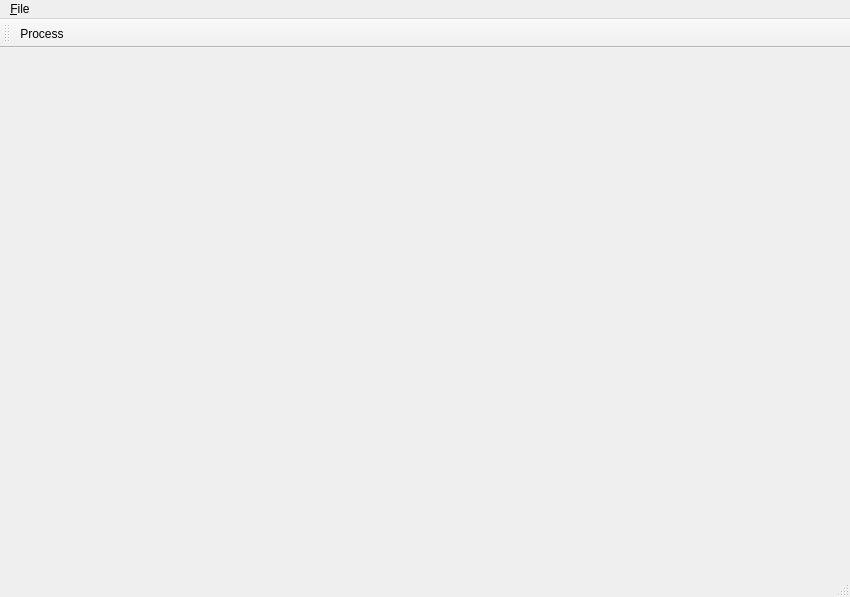
<?xml version="1.0" encoding="UTF-8"?>
<ui version="4.0">
 <class>MainWindow</class>
 <widget class="QMainWindow" name="MainWindow">
  <property name="geometry">
   <rect>
    <x>0</x>
    <y>0</y>
    <width>850</width>
    <height>597</height>
   </rect>
  </property>
  <property name="windowTitle">
   <string>Phase Retieval</string>
  </property>
  <widget class="QWidget" name="centralWidget"/>
  <widget class="QMenuBar" name="menuBar">
   <property name="geometry">
    <rect>
     <x>0</x>
     <y>0</y>
     <width>850</width>
     <height>20</height>
    </rect>
   </property>
   <widget class="QMenu" name="menuFile">
    <property name="title">
     <string>&amp;File</string>
    </property>
    <addaction name="actionOpen_image"/>
    <addaction name="actionExit"/>
   </widget>
   <addaction name="menuFile"/>
  </widget>
  <widget class="QToolBar" name="mainToolBar">
   <attribute name="toolBarArea">
    <enum>TopToolBarArea</enum>
   </attribute>
   <attribute name="toolBarBreak">
    <bool>false</bool>
   </attribute>
   <addaction name="actionProcess"/>
  </widget>
  <widget class="QStatusBar" name="statusBar"/>
  <action name="actionOpen_image">
   <property name="text">
    <string>Open image</string>
   </property>
  </action>
  <action name="actionExit">
   <property name="text">
    <string>Exit</string>
   </property>
  </action>
  <action name="actionProcess">
   <property name="text">
    <string>Process</string>
   </property>
  </action>
 </widget>
 <layoutdefault spacing="6" margin="11"/>
 <resources/>
 <connections/>
</ui>
